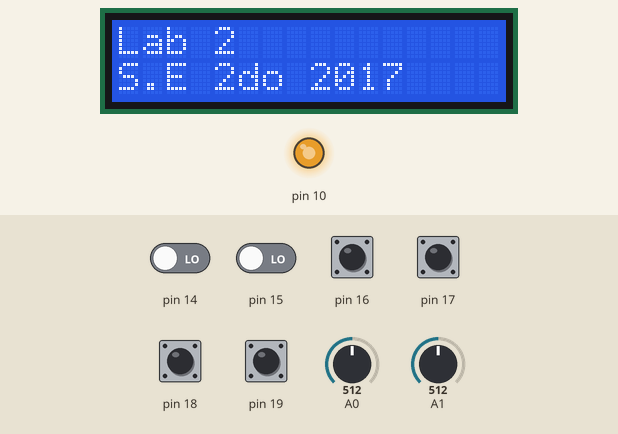
Bench run of a sketch on a simulated Arduino Uno, built with avr-gcc and run on an emulated ATmega328P. Shown: 16×2 character LCD, output pins drawn as LEDs (lit = HIGH). The test bench sets the inputs (shaded band); at power-on: pin 16–19 HIGH, pin 14, pin 15 LOW, A0 = 512, A1 = 512. What the sketch prints to the serial monitor is not drawn.

Above: at 0.1 s.
4.3 s: A0 set to 527
7.3 s: A0 set to 543
At 7.7 s:
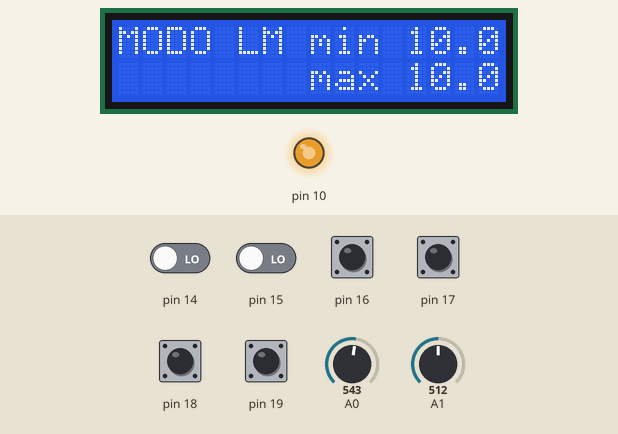
10.3 s: A0 set to 14
At 11.2 s:
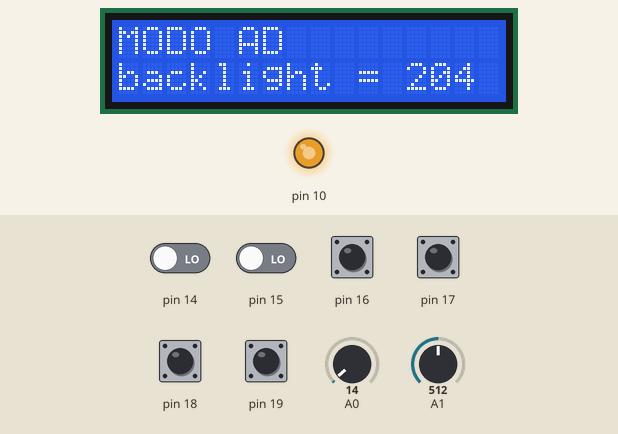
13.3 s: pin 16 pulled LOW for 0.15 s
At 14.6 s:
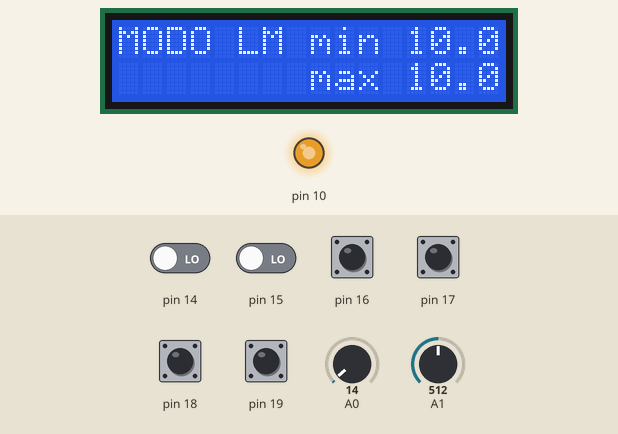
16.4 s: pin 16 pulled LOW for 1 s
At 17.2 s:
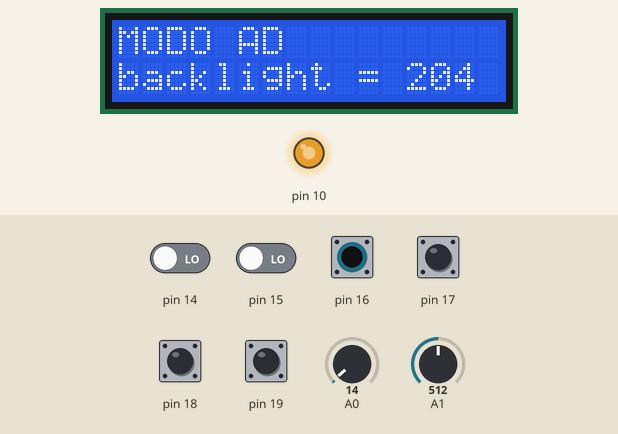
19.1 s: A1 set to 189
At 21.0 s:
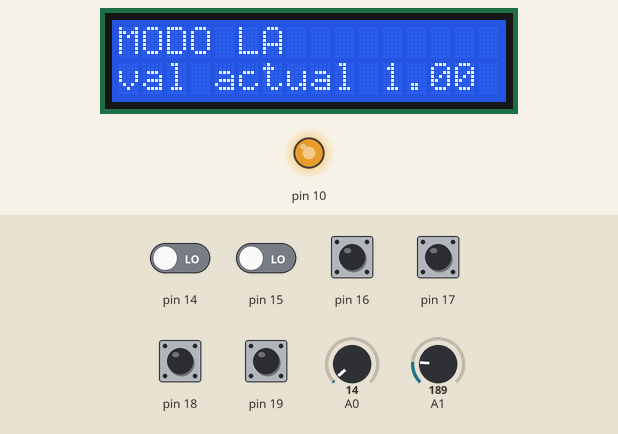

The sketch:

probando.ino
```cpp
//#include "D:\Usuario\Escritorio\Sistemas Embebidos\Laboratorio 2\Actividad 5\prueba drivers de teclado\teclado_driver4nuevo.cpp"
#include "D:\Usuario\Escritorio\Sistemas Embebidos\Laboratorio 2\Actividad 5\teclado_driver2probando.cpp"
#include <LiquidCrystal.h>
#include "Arduino.h"

adc_cfg adc2;

int flagImprimir=0;
int midiendo_lux=0;
//variables de sensado de Lux
float valores[200] = {0};
int puntero = 0;
float MAX = 0;
float MIN = 2000;
int huboMax=1;
int huboMin=1;
int backlight = 204; //no se si hay que definirla como volatile
volatile int modo = 0;
volatile int contador =0;
volatile int contador2=0;
volatile int flagApretaronBotonOterminoTimer = 0; //sirve como semaforo para poder imprimir una unica vez las cosas, en este caso los cambios de estado
volatile int flagADC=0;

// initialize the library with the numbers of the interface pins
LiquidCrystal lcd(8, 9, 4, 5, 6, 7);


void aumentarModo(){
  if(modo < 3){
    modo++;
  }else{
    modo = 0;
  }
}
void disminuirModo(){
  if(modo > 0){
    modo--;
  }else{
    modo = 3;
  }
}
void mi_handler_down_tecla_0(){ //esta fncion de callback especifica para el LDR nos convierte el valor
   // DOWN KEY UP
      lcd.setCursor(0, 1);
       if(modo == 3){
          if(backlight < 255){
             backlight = backlight + 51;
          }
          analogWrite(10, backlight);
          lcd.print("backlight =               ");
          lcd.setCursor(12,1);
          lcd.print(backlight);
          contador2=0;
       }


}

void mi_handler_down_tecla_1(){ //esta fncion de callback especifica para el LDR nos convierte el valor
 //DOWN KEY DOWN
  lcd.setCursor(0, 1);

   if(modo == 3){
      if(backlight>0){
        backlight = backlight - 51;
      }
      analogWrite(10, backlight);
      lcd.print("backlight =               ");
      lcd.setCursor(12,1);
      lcd.print(backlight);
      contador2=0;
   }
}

void mi_handler_down_tecla_2(){ //esta fncion de callback especifica para el LDR nos convierte el valor
  //lcd.setCursor(0, 0);
  //lcd.print("DOWN KEY LEFT                ");

  disminuirModo();
  flagApretaronBotonOterminoTimer=1;
  contador2=0;
  lcd.clear();
  if(modo == 1){
    huboMax=1;
    huboMin=1;
  }

}

void mi_handler_down_tecla_3(){ //esta fncion de callback especifica para el LDR nos convierte el valor
 // lcd.setCursor(0, 0);
  //lcd.print("DOWN KEY RIGHT                ");
  //Serial.println("entre derecha callback");
  aumentarModo();
    //Serial.println("Modo: ");
  //Serial.println(modo);
  flagApretaronBotonOterminoTimer=1;
  contador2=0;
  lcd.clear();
  if(modo == 1){
    huboMax=1;
    huboMin=1;
  }

}

void mi_handler_down_tecla_4(){ //esta fncion de callback especifica para el LDR nos convierte el valor
   //lcd.setCursor(0, 1);
  // lcd.print("DOWN KEY SELECT");
}

void mi_handler_up_tecla_0(){ //esta fncion de callback especifica para el LDR nos convierte el valor
   //lcd.print("UP KEY UP                ");


}

void mi_handler_up_tecla_1(){ //esta fncion de callback especifica para el LDR nos convierte el valor
   //lcd.setCursor(0, 1);
   //lcd.print("UP KEY DOWN                ");
}

void mi_handler_up_tecla_2(){ //esta fncion de callback especifica para el LDR nos convierte el valor
   //lcd.setCursor(0, 1);
   //lcd.print("UP KEY LEFT                ");


}

void mi_handler_up_tecla_3(){ //esta fncion de callback especifica para el LDR nos convierte el valor
  // lcd.setCursor(0, 1);
   //lcd.print("UP KEY RIGHT                ");
   //Serial.println("entre a up right desde la callback");
}

void mi_handler_up_tecla_4(){ //esta fncion de callback especifica para el LDR nos convierte el valor
  // lcd.setCursor(0, 1);
   //lcd.print("UP KEY SELECT");
}

void mi_handler_down_tecla_5(){ //esta fncion de callback especifica para el LDR nos convierte el valor
   //lcd.setCursor(0, 1);
   //lcd.print("DOWN A2                ");
   /* Reinicio los valores de luminosidad maxima y minima, y los arreglos de 200 muestras*/

   //Serial.println("apretaron A2");
   MIN=2000;
   MAX=0;
   contador2=0;
   analogWrite(10, 204);
   for(int i=0; i<200; i++){
    valores[i]=0;
   }

}

void mi_handler_down_tecla_6(){ //esta fncion de callback especifica para el LDR nos convierte el valor
   //lcd.setCursor(0, 1);
  // lcd.print("DOWN A3                ");

}

void mi_handler_down_tecla_7(){ //esta fncion de callback especifica para el LDR nos convierte el valor
   //lcd.setCursor(0, 1);
   //lcd.print("DOWN A4                ");

}

void mi_handler_down_tecla_8(){ //esta fncion de callback especifica para el LDR nos convierte el valor
   //lcd.setCursor(0, 1);
   //lcd.print("DOWN A5                ");

}

void mi_handler_up_tecla_5(){ //esta fncion de callback especifica para el LDR nos convierte el valor
  // lcd.setCursor(0, 1);
   //lcd.print("UP A2                ");
}

void mi_handler_up_tecla_6(){ //esta fncion de callback especifica para el LDR nos convierte el valor
   //lcd.setCursor(0, 1);
   //lcd.print("UP A3                ");
}

void mi_handler_up_tecla_7(){ //esta fncion de callback especifica para el LDR nos convierte el valor
   //lcd.setCursor(0, 1);
   //lcd.print("UP A4                ");
}

void mi_handler_up_tecla_8(){ //esta fncion de callback especifica para el LDR nos convierte el valor
   //lcd.setCursor(0, 1);
   //lcd.print("UP A5                ");
}
float mapfloat(float x, float in_min, float in_max, float out_min, float out_max){
  return (x - in_min) * (out_max - out_min) / (in_max - in_min) + out_min;
}

float calcularLux(){
  /**
  Connect LDR with a 10 Kohms resistor as shown:


           Vin: 5V---*
                  |
                  \
                  0  LDR(16K - 2M Ohms)
                  /
                  |
                  |
        analog 1----*
                  |
                  /
                  \
                  /   R1 (10K ohms)
                  \
                  |
                  *----> Ground
  **/
  float Vi= mapfloat(adc2.adc_value,0,1023,0,5);
  float RLDR = (10*5)/Vi - 10;
  //valor de Resitencia LDR
  //float RLDR = (10 * (5 - Vout))/Vout;
  float Lux = 0;
  //mapear valor de Resistencia LDR a valor de LUX
  if(RLDR > 92) Lux = 0;
  else if (RLDR >= 41) Lux = 1;
  else if (RLDR >= 24) Lux = mapfloat(RLDR,24,41,3,1);
  else if (RLDR >= 16) Lux = mapfloat(RLDR,16,24,6,3);
  else if (RLDR >= 10) Lux = mapfloat(RLDR,10,16,10,6);
  else if (RLDR >= 7) Lux = mapfloat(RLDR,7,10,15,10);
  else if (RLDR >= 5) Lux = mapfloat(RLDR,5,7,35,15);
  else if (RLDR >= 3) Lux = mapfloat(RLDR,3,5,80,35);
  else if (RLDR >= 1) Lux = mapfloat(RLDR,1,3,100,80);
  else Lux = 101;

  return Lux;
}
void mi_callbackLux(){
  //Serial.println(adc2.adc_value,"estoy en la callback del main, el valor del adc medido es: %f\n");
  float Lux = calcularLux();
  midiendo_lux = 0;
  flagImprimir=1;
  valores[puntero] = Lux;
  if(puntero < 199) {
    puntero++;
  }else{
    puntero=0;
  }
  if(Lux > MAX){
    MAX = Lux;
    huboMax = 1;
  }
  if(Lux < MIN){
    MIN = Lux;
    huboMin = 1;
  }


  // Arrancar timer
  //con esto seteamos en 1 los bits de los registros en el timer, con el prescaler 1024 para que arranque la cuenta
  TCCR0B |= (1 << CS10);
  TCCR0B |= (1 << CS12);
  teclado_init();

}
void init_handlers_teclas(){
   //DOWN'S
   //LCD
   key_down_callback(mi_handler_down_tecla_0,0);
   key_down_callback(mi_handler_down_tecla_1,1);
   key_down_callback(mi_handler_down_tecla_2,2);
   key_down_callback(mi_handler_down_tecla_3,3);
   key_down_callback(mi_handler_down_tecla_4,4);
   //PINES
   key_down_callback(mi_handler_down_tecla_5,5);
   key_down_callback(mi_handler_down_tecla_6,6);
   key_down_callback(mi_handler_down_tecla_7,7);
   key_down_callback(mi_handler_down_tecla_8,8);
   //UP'S
   //LCD
   key_up_callback(mi_handler_up_tecla_0,0);
   key_up_callback(mi_handler_up_tecla_1,1);
   key_up_callback(mi_handler_up_tecla_2,2);
   key_up_callback(mi_handler_up_tecla_3,3);
   key_up_callback(mi_handler_up_tecla_4,4);
   //PINES
   key_up_callback(mi_handler_up_tecla_5,5);
   key_up_callback(mi_handler_up_tecla_6,6);
   key_up_callback(mi_handler_up_tecla_7,7);
   key_up_callback(mi_handler_up_tecla_8,8);

}

void setup() {
    Serial.begin(9600);
    init_handlers_teclas();

    //INICIALIZAR EL LED
    pinMode(10, OUTPUT);
    lcd.begin(16,2);
    analogWrite(10, backlight); //Controla intensidad backlight, la seteamos al 80% al principio
    lcd.setCursor(0, 0);
    lcd.print("Lab 2");
    lcd.setCursor(0,1);
    lcd.print("S.E 2do 2017");
    delay(3000);
    teclado_init();
    cli();
    //inicializo el driver de ADC para LUX
    adc2.canal=1;
    adc2.callback = mi_callbackLux;

     // initialize Timer2

    TCCR0A = 0;
    TCCR0B = 0;
    TCNT0 = 0;
    OCR0A = 156; //duda aquí, no se si va entero. SI VA ENTERO, pierdo centisegundos pero igual es muy preciso
    //con esto hago que el cronometro tenga overflow cada 1 centisegundo, y ahí se envía una interrupcion, en el momento que hace el overflow
    //y se resetea el timer, luego de esto se crea la interrupción, que sigue lo especificado abajo, y entonces pasa a cambiar lo que hay en el lcd.
    // turn on CTC mode:
    TCCR0A |= (1 << WGM01); //cambiado el timer a 21, que se corresponde al timer 2
    TCCR0B |= (1 << CS10);
    TCCR0B |= (1 << CS12);
    TIMSK0 |= (1 << OCIE0A);

    sei();
}
void imprimirModoLCD(){
  lcd.clear();
  lcd.setCursor(0, 0);
  if(modo == 0){
    lcd.print("MODO LA       ");
  }else{
    if(modo == 1){
       lcd.print("MODO LM         ");
    }else{
      if(modo == 2){
         lcd.print("MODO LP          ");
      }else{
        if(modo == 3){
           lcd.print("MODO AD           ");
           lcd.setCursor(0,1);
           lcd.print("backlight =               ");
           lcd.setCursor(12,1);
           lcd.print(backlight);
        }
      }
    }
  }

}
void loop(){
  if (midiendo_lux == 1){
    adc_loop();
  }else{
    teclado_loop();

  }

  if(flagADC==1){
    flagADC=0;
    adc_init(&adc2);
    midiendo_lux = 1;
    //Serial.println("tengo que medir lux, estoy en el if de flag ADC==1 \n");
  }
  //delay(1000);
  if(flagApretaronBotonOterminoTimer == 1){ //imprimo el modo en el que se encuentra
    imprimirModoLCD();
    flagApretaronBotonOterminoTimer=0;
  }
  if(flagImprimir == 1){
        flagImprimir=0;
       if(modo == 0){
          //codigo luminosidad actual imprimir
          lcd.setCursor(0,1);
          lcd.print("val actual           ");
          lcd.setCursor(11,1);
          lcd.print(valores[puntero-1]);
          }else{
            if(modo == 1){
               if(huboMin){
                huboMin=0;
                lcd.setCursor(8,0);
                lcd.print("min ");
                lcd.setCursor(12,0);
                lcd.print(MIN);
               }
               if(huboMax){
                huboMax=0;
                lcd.setCursor(8,1);
                lcd.print("max                ");
                lcd.setCursor(12,1);
                lcd.print(MAX);
               }
            }else{
              if(modo == 2){
                //codigo luminosidad LP imprimir
                float valorProm = 0;
                for(int i=0;i<200;i++){
                   valorProm= valorProm + valores[i];
                }
                valorProm = valorProm/200;
                lcd.setCursor(0,1);
                lcd.print("valor prom:            ");
                lcd.setCursor(12,1);
                lcd.print(valorProm);
              }
            }
           }
  }
}

ISR(TIMER0_COMPA_vect)
{
    //tengo que cada 300 centisegundos debo volver al modo LA
    //entonces, el timer tira overflow cada 0,01segundos o 1 centisegundos, luego 300/1 = 300, luego cuando el contador llega a 50 quiere decir
    //que llegue a los 3 segundos y debe cambiar el modo
    contador++;
    contador2++;

    if (contador % 6 == 0){
      //llegue a 0.06 segundos, entonces ahí reinicio el adc
      //frenar timer
      //se limpia los registros del timer para que frene y no cuente mas
      TCCR0B &= ~ (1 << CS10);
      TCCR0B &= ~ (1 << CS11);
      TCCR0B &= ~ (1 << CS12);
      //debo obtener un valor del ADC.
      flagADC=1;

    }
    if(contador2 == 300){
      modo = 0; //lo seteo al modo LA
      contador2=0;
      flagApretaronBotonOterminoTimer = 1;
    }
}
```

Measured:
- the behaviour switches between 535 and 536 on A0 (found by bisection; images 0 and 1)
- after the input at 7.3 s, the display: changes after 0.05 s (image 1)
- after the input at 10.3 s, the display: first differs from a run without the input at once (image 2 shows a later state)
- after the input at 13.3 s, the display: first differs from a run without the input after 0.21 s (image 3)
- after the input at 16.4 s, the display: first changes at once (image 4 shows a later state)
